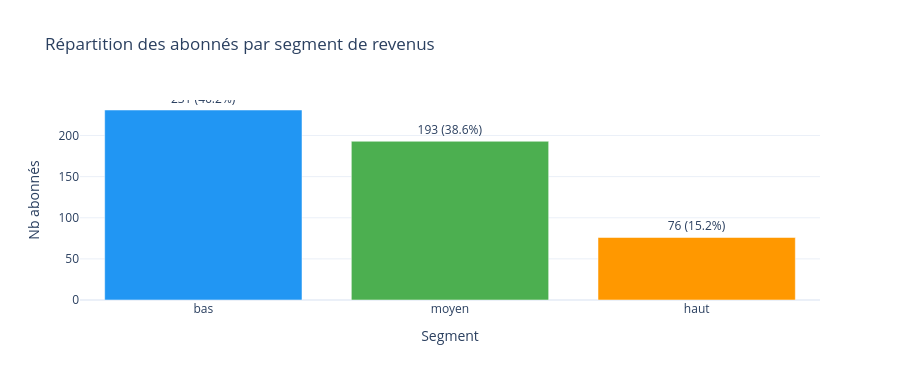

This figure's notebook cell:
### Markdown cell above
---
## 2. Profil des abonnés

### Ce qu'on fait
On explore la population simulée : répartition par segment de revenus, distribution géographique et des soldes.  
C'est la **population de référence** — leurs habitudes définissent ce qu'est un comportement normal.

### Code cell
# Distribution des segments
seg = abonnes['segment'].value_counts().reset_index()
seg.columns = ['segment', 'nb']
seg['pct'] = (seg['nb'] / len(abonnes) * 100).round(1)
seg['label'] = seg.apply(lambda r: f"{r['nb']} ({r['pct']}%)", axis=1)

fig = px.bar(seg, x='segment', y='nb', color='segment', text='label',
             color_discrete_map={'bas': INFO, 'moyen': LEGIT, 'haut': WARN},
             title='Répartition des abonnés par segment de revenus',
             labels={'nb': "Nb abonnés", 'segment': 'Segment'})
fig.update_traces(textposition='outside')
fig.update_layout(showlegend=False, height=380)
fig.show()

### Figure 1 — Plotly figure (JSON) as saved in the notebook; plotly's stock layout.template omitted (floating-point values rounded to 4 significant figures)
{"data": [{"hovertemplate": "Segment=%{x}<br>Nb abonnés=%{y}<br>label=%{text}<extra></extra>", "legendgroup": "bas", "marker": {"color": "#2196F3", "pattern": {"shape": ""}}, "name": "bas", "orientation": "v", "showlegend": true, "text": ["231 (46.2%)"], "textposition": "outside", "type": "bar", "x": ["bas"], "xaxis": "x", "y": [231], "yaxis": "y"}, {"hovertemplate": "Segment=%{x}<br>Nb abonnés=%{y}<br>label=%{text}<extra></extra>", "legendgroup": "moyen", "marker": {"color": "#4CAF50", "pattern": {"shape": ""}}, "name": "moyen", "orientation": "v", "showlegend": true, "text": ["193 (38.6%)"], "textposition": "outside", "type": "bar", "x": ["moyen"], "xaxis": "x", "y": [193], "yaxis": "y"}, {"hovertemplate": "Segment=%{x}<br>Nb abonnés=%{y}<br>label=%{text}<extra></extra>", "legendgroup": "haut", "marker": {"color": "#FF9800", "pattern": {"shape": ""}}, "name": "haut", "orientation": "v", "showlegend": true, "text": ["76 (15.2%)"], "textposition": "outside", "type": "bar", "x": ["haut"], "xaxis": "x", "y": [76], "yaxis": "y"}], "layout": {"barmode": "relative", "height": 380, "legend": {"title": {"text": "Segment"}, "tracegroupgap": 0}, "showlegend": false, "title": {"text": "Répartition des abonnés par segment de revenus"}, "xaxis": {"anchor": "y", "categoryarray": ["bas", "moyen", "haut"], "categoryorder": "array", "domain": [0, 1], "title": {"text": "Segment"}}, "yaxis": {"anchor": "x", "domain": [0, 1], "title": {"text": "Nb abonnés"}}}}
